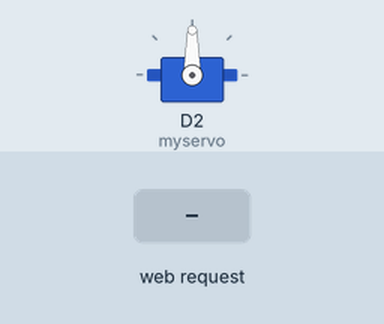
Recording of a sketch running on a simulated ESP8266 (NodeMCU). On the bench: servo. The test bench sets the inputs (shaded band). WiFi joins after 1.5 s; servers stay silent unless stated; what the sketch prints to the serial monitor is not drawn.

Above: at 2.7 s.
2.8 s: HTTP request GET /feeder received
At 3.6 s:
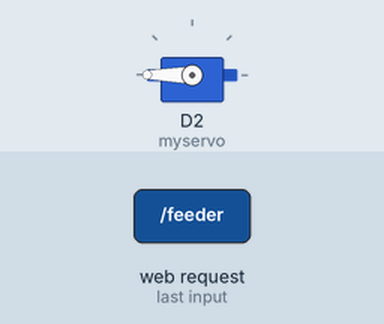
Timing chart, 0 to 5.8 s (numbered marks = the images above; inputs shaded):
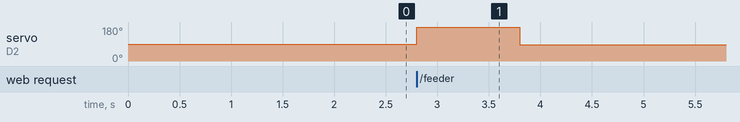

The sketch:

FishFeeder.ino
```cpp
#include <ESP8266WiFi.h>
#include <WiFiClient.h>
#include <ESP8266WebServer.h>
#include <ESP8266mDNS.h>
#include <Servo.h>

const char* ssid = "unifacs";
const char* password = "vivaauniversidade";

ESP8266WebServer server(80);
Servo myservo;

void setup(void){

  Serial.begin(115200);

  WiFi.begin(ssid, password);

  // Wait for connection
  while (WiFi.status() != WL_CONNECTED) {
    delay(500);
    Serial.print(".");
  }

  Serial.println("");
  Serial.print("Connected to ");
  Serial.println(ssid);
  Serial.print("IP address: ");
  Serial.println(WiFi.localIP());

  server.on("/", [](){
    server.send(200, "text/plain", "Hello Campus Party!!");
  });

  server.on("/feeder", [](){
    myservo.write(180);
    delay(1000);
    myservo.write(85);
    server.send(200, "text/plain", "Peixe Feeliiiizzz! :)");
  });


  server.onNotFound(handleNotFound);
  server.begin();
  Serial.println("HTTP server started");

  myservo.attach(D2);

}

void loop(void){
  server.handleClient();
}

void handleNotFound(){
  server.send(200, "text/plain", "Tente /feeder");
}
```

Measured:
- after the input at 2.8 s, servo on D2 (myservo): 90° → 180° at once, → 85° 1.0 s later
